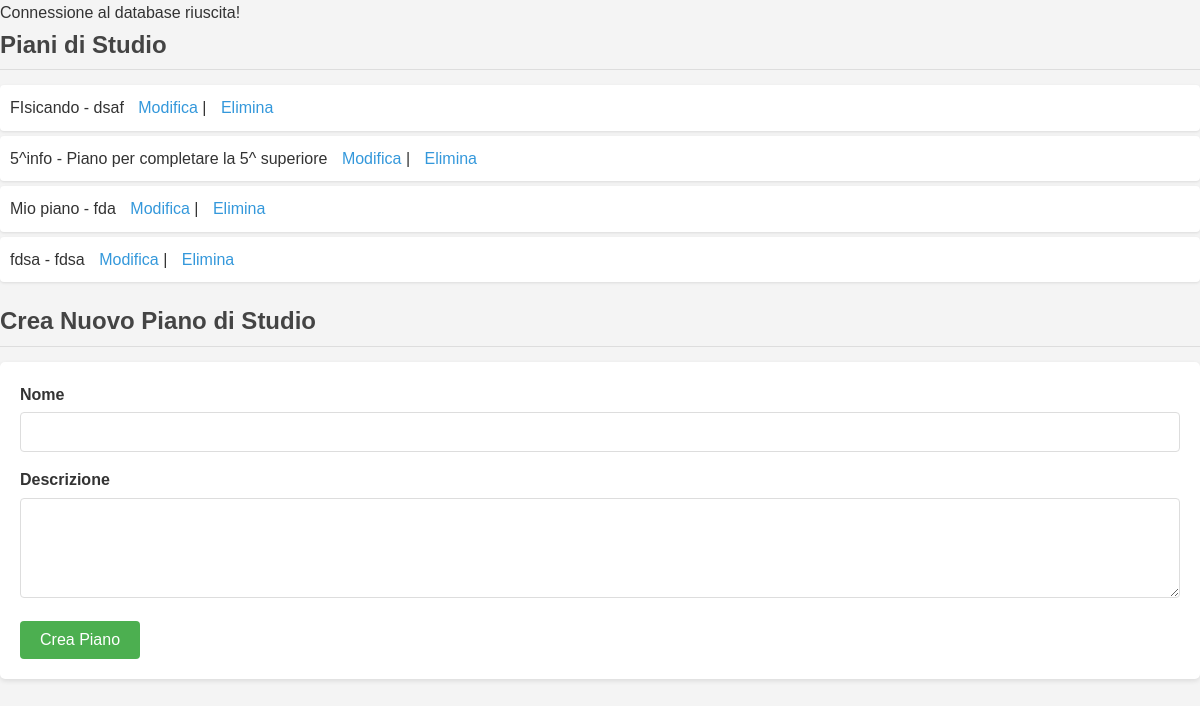
Page /test.php on the committed database.
### tables this page shows
CREATE TABLE `piani_di_studio` (
  `id` int(11) NOT NULL,
  `nome` varchar(100) NOT NULL,
  `descrizione` text DEFAULT NULL,
  `data_creazione` timestamp NOT NULL DEFAULT current_timestamp(),
  `user_id` int(11) NOT NULL,
  `visibility` varchar(20) NOT NULL DEFAULT 'private'
);

### models/piano_di_studio.php (called while the page is built, shortened)
<?php
class PianoDiStudio {
    private $conn;
    private $table_name = "piani_di_studio";
    public function __construct($db) {
        $this->conn = $db;
    }
    public function readAll() {
        $query = "SELECT * FROM " . $this->table_name . " ORDER BY data_creazione DESC";
        $stmt = $this->conn->prepare($query);
        $stmt->execute();
        return $stmt;
    }
}
?>

### test.php (the view, shortened to what this page needs)
<!DOCTYPE html>
<html lang="it">
<head>
    <link rel="stylesheet" href="ui/style.css">
</head>
<body>
<?php
include_once 'models/piano_di_studio.php';
$database = new Database();
$db = $database->getConnection();
if($db) {
    echo "<p>Connessione al database riuscita!</p>";
    $piano = new PianoDiStudio($db);
    $stmt = $piano->readAll();
    echo "<h2>Piani di Studio</h2>";
    echo "<ul>";
    while ($row = $stmt->fetch(PDO::FETCH_ASSOC)) {
        extract($row);
        echo "<li>$nome - $descrizione
            <a href='?edit=$id'>Modifica</a> |
            <a href='?delete=$id' onclick='return confirm(\"Sei sicuro di voler eliminare questo piano?\");'>Elimina</a></li>";
    }
    echo "</ul>";
    echo "<h2>Crea Nuovo Piano di Studio</h2>";
    echo "<form action='' method='POST'>
            <label for='nome'>Nome</label>
            <input type='text' name='nome' required>
            <label for='descrizione'>Descrizione</label>
            <textarea name='descrizione' required></textarea>
            <button type='submit' name='create'>Crea Piano</button>
        </form>";
} else {
    echo "<p>Problema di connessione al database.</p>";
}
?>
</body>
</html>

### ui/css/style.css (style rules this page uses)
* { box-sizing: border-box; margin: 0; padding: 0; }
body { font-family: Arial, sans-serif; line-height: 1.6; color: #333; background-color: #f4f4f4; }
h2 { color: #444; margin-bottom: 15px; border-bottom: 1px solid #ddd; padding-bottom: 5px; }
form { background-color: white; padding: 20px; border-radius: 5px; box-shadow: 0 2px 5px rgba(0, 0, 0, 0.1); margin-bottom: 20px; }
label { display: block; margin-bottom: 5px; font-weight: bold; }
input, textarea, select { width: 100%; padding: 10px; margin-bottom: 15px; border: 1px solid #ddd; border-radius: 4px; font-size: 16px; }
textarea { min-height: 100px; }
button { padding: 10px 20px; background-color: #4CAF50; color: white; border: none; border-radius: 4px; cursor: pointer; font-size: 16px; transition: background-color 0.3s; }
ul { list-style-type: none; margin-bottom: 20px; }
li { background-color: white; margin: 5px 0; padding: 10px; border-radius: 4px; box-shadow: 0 1px 3px rgba(0, 0, 0, 0.1); }
a { text-decoration: none; color: #3498db; margin-left: 10px; }
form button { margin-right: 10px; }

### rows in the picture
piani_di_studio: nome "FIsicando", descrizione "dsaf"
piani_di_studio: nome "5^info", descrizione "Piano per completare la 5^ superiore"
piani_di_studio: nome "Mio piano", descrizione "fda"
piani_di_studio: nome "fdsa", descrizione "fdsa"
